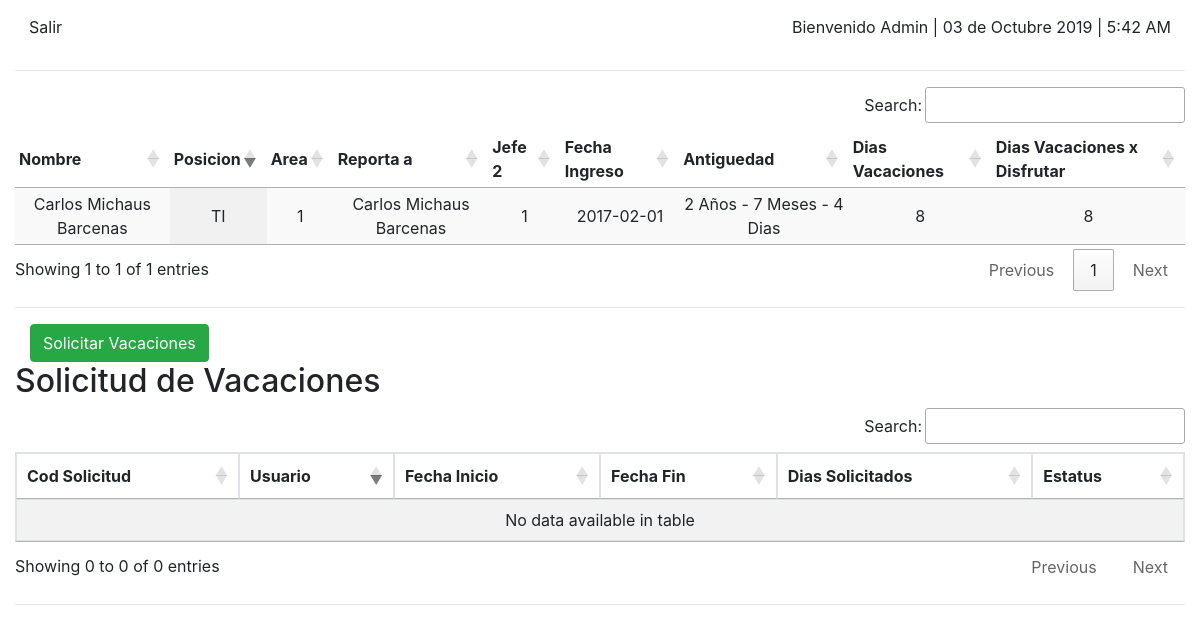
Screenshot of /sistema/empleado/index.php (signed in) with the database file from the repository.
### tables this page shows
CREATE TABLE `tbl_usuarios` (
  `CodUsuario` int(12) NOT NULL,
  `Usuario` varchar(150) NOT NULL,
  `Clave` varchar(300) NOT NULL,
  `Correo` varchar(300) NOT NULL,
  `Estatus` int(1) NOT NULL,
  `Perfil` int(12) NOT NULL,
  `Fecha_Alta` date NOT NULL,
  `Hora_Alta` time NOT NULL
);

CREATE TABLE `tbl_empleados` (
  `CodE` int(12) NOT NULL,
  `CodUsu` int(12) NOT NULL,
  `Nombres` varchar(300) NOT NULL,
  `ApellidoPaterno` varchar(300) NOT NULL,
  `ApellidoMaterno` varchar(300) NOT NULL,
  `Posicion` varchar(300) NOT NULL,
  `Area` varchar(800) NOT NULL,
  `Reporta` varchar(300) DEFAULT NULL,
  `Jefe2` varchar(300) DEFAULT NULL,
  `fecha_ingreso` date NOT NULL,
  `aniosA` int(12) NOT NULL,
  `mesesA` int(12) NOT NULL,
  `diasA` int(12) NOT NULL,
  `DiasVac` int(12) NOT NULL
);

### sistema/empleado/index.php (the view, shortened to what this page needs)
<?php
  if($_SESSION["logueado"] == TRUE) {
      require("../../class/cnmysql.php");
      $user = $_SESSION['UsuarioNombre'];
      $iduser = $_SESSION['CodUsuario'];
 ?>
<!DOCTYPE html>
<html>
<head>
<link rel="stylesheet" href="https://stackpath.bootstrapcdn.com/bootstrap/4.3.1/css/bootstrap.min.css">
<link rel="stylesheet" type="text/css" href="https://cdn.datatables.net/1.10.19/css/jquery.dataTables.min.css">
  <link rel="stylesheet" type="text/css" href="https://cdn.datatables.net/buttons/1.5.6/css/buttons.dataTables.min.css">
</head>
<body>
<nav class="navbar navbar-default navbar-fixed-top" role="navigation">
 <a href="logout.php"  class="btn btn-default navbar-btn">Salir</a>
  <a   class="btn btn-default navbar-btn">
    Bienvenido <?php echo $user; ?> |
    <?php
                  $dia2=date("d");
                  $mes=date("F");
                  if ($mes=="October") $mes="Octubre";
                  $ano=date("Y");
                  echo " $dia2 de $mes $ano";
                ?>
                |
                <span id="liveclock" ></span>
  </a>
</nav>
	<div class="container-fluid">
      <hr>
      <table id="example2" class="display compact" style="width:100%" >
    <thead>
          <tr>
          <th>Nombre</th>
          <th>Posicion</th>
          <th>Area</th>
          <th>Reporta a</th>
          <th>Jefe 2</th>
          <th>Fecha Ingreso</th>
          <th>Antiguedad</th>
          <th>Dias Vacaciones</th>
          <th>Dias Vacaciones x Disfrutar</th>
          </tr>
    </thead>
    <tbody>
      <?php
        $ConsultaPrincipal = "SELECT * FROM `tbl_usuarios` as u  INNER JOIN `tbl_empleados` as e ON u.CodUsuario = e.CodUsu WHERE u.Estatus = 1 AND  u.CodUsuario = ".$iduser." ";
     if($resqryUsuario = $mysqli->query($ConsultaPrincipal)) {
                                while($data = mysqli_fetch_assoc($resqryUsuario)){
      ?>
          <tr style="text-align: center; vertical-align: middle; ">
          <td><?php echo $data['Nombres'];  echo " "; echo $data['ApellidoPaterno']; echo " "; echo $data['ApellidoMaterno']; ?></td>
          <td><?php echo $data['Posicion']; ?></td>
          <td><?php echo $data['Area']; ?></td>
          <td><?php
                $sqlObtenerU = "SELECT * FROM `tbl_empleados` as e WHERE  e.CodUsu = ".$data['Reporta']."  ";
                if($resqry = $mysqli->query($sqlObtenerU)) {
                while($rowEmp = mysqli_fetch_assoc($resqry)){
                echo $rowEmp['Nombres']; echo " "; echo $rowEmp['ApellidoPaterno']; echo " "; echo $rowEmp['ApellidoMaterno'];
                  }
                }
          ?></td>
            <td><?php echo $data['Jefe2']; ?></td>
            <td><?php echo $data['fecha_ingreso']; ?></td>
            <td><?php echo $data['aniosA']; echo " Años"; echo " - "; echo $data['mesesA']; echo " Meses"; echo " - "; echo $data['diasA']; echo " Dias"; ?></td>
            <td><?php echo $data['DiasVac']; ?></td>
            <td><?php echo $data['DiasVac']; ?></td>
          </tr>
        <?php
            }
          }
      ?>
  </tbody>
</table>
<hr>
<div class="col-md-12 col-sm-12 col-xs-12">
                    <button type="button" class="btn btn-round btn-success" onclick="ejecuta_ajax('formsolicitud.php','','ventana');"  data-toggle="modal" data-target=".bs-example-modal-sm" > Solicitar Vacaciones </button>
             </div>
          <div class="row">
            <div class="col-md-12 col-sm-12 col-xs-12">
              <div class="dashboard_graph">
                    <h2>Solicitud de Vacaciones </h2>
                     <table id="example3" class="table table-striped table-bordered " cellspacing="0" width="100%">
                      <thead>
                        <tr>
                         <th>Cod Solicitud</th>
                          <th>Usuario</th>
                          <th>Fecha Inicio</th>
                          <th>Fecha Fin</th>
                          <th>Dias Solicitados</th>
               <th>Estatus</th>
                        </tr>
                      </thead>
                      <tbody>
                      </tbody>
                    </table>
              </div>
            </div>
          </div>
    <hr>
	</div>
</body>
	</html>
  <?php
  } else {
    header("Location: ../index.php");
  }
 ?>

### rows the page displays
tbl_usuarios: tbl_empleados.Nombres "Carlos", tbl_empleados.ApellidoPaterno "Michaus", tbl_empleados.ApellidoMaterno "Barcenas", tbl_empleados.Posicion "TI", tbl_empleados.Area "1", tbl_empleados.Jefe2 "1", tbl_empleados.fecha_ingreso "2017-02-01", tbl_empleados.aniosA "2", tbl_empleados.mesesA "7", tbl_empleados.diasA "4", tbl_empleados.DiasVac "8"
tbl_empleados: Nombres "Carlos", ApellidoPaterno "Michaus", ApellidoMaterno "Barcenas"

### other values shown
$user "Admin"
$mes "Octubre"
